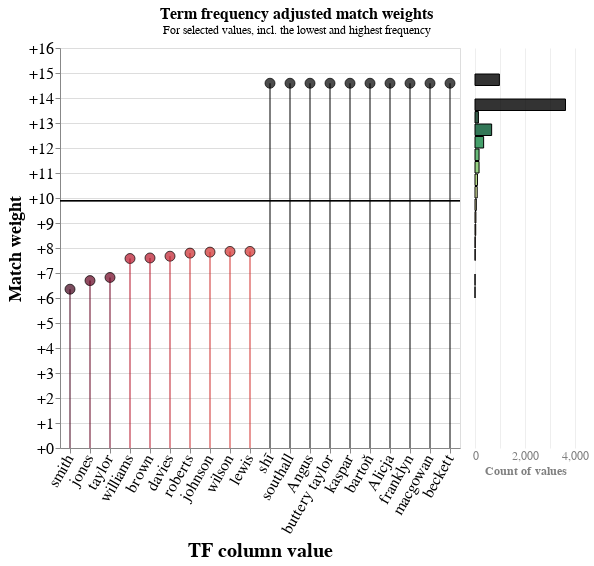

Notebook code for this chart:
### Code cell
linker.tf_adjustment_chart("syn_g1_surname")

### Figure 1 — Vega-Lite specification as saved in the notebook (floating-point values rounded to 4 significant figures)
{"config": {"view": {"continuousWidth": 300, "continuousHeight": 300}, "params": [{"name": "gamma_sel", "bind": {"input": "select", "options": [2, 1], "labels": ["Exact match (TF col: syn_g1_surname)", "Jaro_winkler_similarity 0.8 (TF col: syn_g1_surname)"], "name": "Gamma level:"}, "value": 2}]}, "hconcat": [{"layer": [{"mark": {"type": "point", "filled": true, "size": 100, "stroke": "black", "strokeWidth": 1}, "encoding": {"color": {"field": "log2_bf_tf", "scale": {"domain": [-2.5, 2.5], "scheme": "redyellowgreen"}, "title": "TF adjustment weight", "type": "quantitative"}, "tooltip": [{"field": "value", "title": "Value", "type": "nominal"}, {"field": "log2_bf", "format": "+.3", "title": "Match weight", "type": "quantitative"}, {"field": "log2_bf_tf", "format": "+.3", "title": "TF adjusted match weight", "type": "quantitative"}, {"field": "log2_bf_final", "format": "+.3", "title": "Final match weight", "type": "quantitative"}], "x": {"axis": {"labelAngle": -60, "labelFontSize": 16, "titleFontSize": 20}, "field": "value", "sort": {"field": "log2_bf_final", "order": "ascending"}, "title": "TF column value", "type": "nominal"}, "y": {"axis": {"format": "+", "labelFontSize": 16, "titleFontSize": 18, "values": [-5, -4, -3, -2, -1, 0, 1, 2, 3, 4, 5, 6, 7, 8, 9, 10, 11, 12, 13, 14, 15, 16, 17, 18, 19, 20]}, "field": "log2_bf_final", "title": "Match weight", "type": "quantitative"}}}, {"mark": "rule", "encoding": {"y": {"field": "log2_bf", "type": "quantitative"}}, "transform": [{"filter": "datum.gamma == gamma_sel"}]}, {"mark": {"type": "rule", "opacity": 0.5, "strokeWidth": 2}, "encoding": {"color": {"field": "log2_bf_tf", "legend": null, "scale": {"domain": [-2.5, 2.5], "scheme": "redyellowgreen"}, "title": "TF adjustment weight", "type": "quantitative"}, "x": {"field": "value", "sort": {"field": "log2_bf_final", "order": "ascending"}, "title": "TF column value", "type": "nominal"}, "y": {"field": "log2_bf_final", "type": "quantitative"}, "y2": {"type": "quantitative"}}, "transform": [{"filter": "datum.gamma == gamma_sel"}]}], "data": {"name": "data"}, "height": 400, "transform": [{"filter": "datum.gamma == gamma_sel"}], "width": {"step": 20}}, {"mark": {"type": "bar", "fillOpacity": 0.8, "filled": true, "stroke": "black", "strokeWidth": 1}, "data": {"name": "hist"}, "encoding": {"color": {"field": "log2_bf_tf", "legend": null, "scale": {"domain": [-2.5, 2.5], "scheme": "redyellowgreen"}, "title": "TF adjustment weight", "type": "quantitative"}, "tooltip": [{"field": "log2_bf_desc", "title": "Match weight"}, {"field": "count", "title": "Number of values"}], "x": {"axis": {"domain": false, "gridOpacity": 0.5, "labelAlign": "center", "labelFontSize": 12, "labelOpacity": 0.5, "labelOverlap": true, "ticks": false, "title": "Count of values", "titleFontSize": 12, "titleOpacity": 0.5}, "field": "count", "type": "quantitative"}, "y": {"axis": null, "bin": {"step": 0.5}, "field": "log2_bf_final", "type": "quantitative"}}, "transform": [{"filter": {"or": ["datum.gamma == gamma_sel", {"field": "gamma", "valid": false}]}}], "view": {"stroke": "transparent"}, "width": 100}], "datasets": {"data": [{"value": "shī", "tf": 3.765e-05, "label_for_charts": "Exact match", "u_probability": 0.0009734, "tf_col": "syn_g1_surname", "tf_adjustment_weight": 1.0, "log2_bf": 9.898, "gamma": 2, "log2_bf_tf": 4.692, "log2_bf_final": 14.59, "most_freq_rank": 6391, "least_freq_rank": 0}, {"value": "shī", "tf": 3.765e-05, "label_for_charts": "Jaro_winkler_similarity 0.8", "u_probability": 0.003937, "tf_col": "syn_g1_surname", "tf_adjustment_weight": 0.5, "log2_bf": -1.901, "gamma": 1, "log2_bf_tf": 3.354, "log2_bf_final": 1.453, "most_freq_rank": 6391, "least_freq_rank": 0}, {"value": "southall", "tf": 3.765e-05, "label_for_charts": "Jaro_winkler_similarity 0.8", "u_probability": 0.003937, "tf_col": "syn_g1_surname", "tf_adjustment_weight": 0.5, "log2_bf": -1.901, "gamma": 1, "log2_bf_tf": 3.354, "log2_bf_final": 1.453, "most_freq_rank": 6390, "least_freq_rank": 1}, {"value": "southall", "tf": 3.765e-05, "label_for_charts": "Exact match", "u_probability": 0.0009734, "tf_col": "syn_g1_surname", "tf_adjustment_weight": 1.0, "log2_bf": 9.898, "gamma": 2, "log2_bf_tf": 4.692, "log2_bf_final": 14.59, "most_freq_rank": 6390, "least_freq_rank": 1}, {"value": "Angus", "tf": 3.765e-05, "label_for_charts": "Exact match", "u_probability": 0.0009734, "tf_col": "syn_g1_surname", "tf_adjustment_weight": 1.0, "log2_bf": 9.898, "gamma": 2, "log2_bf_tf": 4.692, "log2_bf_final": 14.59, "most_freq_rank": 6389, "least_freq_rank": 2}, {"value": "Angus", "tf": 3.765e-05, "label_for_charts": "Jaro_winkler_similarity 0.8", "u_probability": 0.003937, "tf_col": "syn_g1_surname", "tf_adjustment_weight": 0.5, "log2_bf": -1.901, "gamma": 1, "log2_bf_tf": 3.354, "log2_bf_final": 1.453, "most_freq_rank": 6389, "least_freq_rank": 2}, {"value": "buttery taylor", "tf": 3.765e-05, "label_for_charts": "Jaro_winkler_similarity 0.8", "u_probability": 0.003937, "tf_col": "syn_g1_surname", "tf_adjustment_weight": 0.5, "log2_bf": -1.901, "gamma": 1, "log2_bf_tf": 3.354, "log2_bf_final": 1.453, "most_freq_rank": 6388, "least_freq_rank": 3}, {"value": "buttery taylor", "tf": 3.765e-05, "label_for_charts": "Exact match", "u_probability": 0.0009734, "tf_col": "syn_g1_surname", "tf_adjustment_weight": 1.0, "log2_bf": 9.898, "gamma": 2, "log2_bf_tf": 4.692, "log2_bf_final": 14.59, "most_freq_rank": 6388, "least_freq_rank": 3}, {"value": "kaspar", "tf": 3.765e-05, "label_for_charts": "Jaro_winkler_similarity 0.8", "u_probability": 0.003937, "tf_col": "syn_g1_surname", "tf_adjustment_weight": 0.5, "log2_bf": -1.901, "gamma": 1, "log2_bf_tf": 3.354, "log2_bf_final": 1.453, "most_freq_rank": 6387, "least_freq_rank": 4}, {"value": "kaspar", "tf": 3.765e-05, "label_for_charts": "Exact match", "u_probability": 0.0009734, "tf_col": "syn_g1_surname", "tf_adjustment_weight": 1.0, "log2_bf": 9.898, "gamma": 2, "log2_bf_tf": 4.692, "log2_bf_final": 14.59, "most_freq_rank": 6387, "least_freq_rank": 4}, {"value": "bartoň", "tf": 3.765e-05, "label_for_charts": "Jaro_winkler_similarity 0.8", "u_probability": 0.003937, "tf_col": "syn_g1_surname", "tf_adjustment_weight": 0.5, "log2_bf": -1.901, "gamma": 1, "log2_bf_tf": 3.354, "log2_bf_final": 1.453, "most_freq_rank": 6386, "least_freq_rank": 5}, {"value": "bartoň", "tf": 3.765e-05, "label_for_charts": "Exact match", "u_probability": 0.0009734, "tf_col": "syn_g1_surname", "tf_adjustment_weight": 1.0, "log2_bf": 9.898, "gamma": 2, "log2_bf_tf": 4.692, "log2_bf_final": 14.59, "most_freq_rank": 6386, "least_freq_rank": 5}, {"value": "Alicja", "tf": 3.765e-05, "label_for_charts": "Exact match", "u_probability": 0.0009734, "tf_col": "syn_g1_surname", "tf_adjustment_weight": 1.0, "log2_bf": 9.898, "gamma": 2, "log2_bf_tf": 4.692, "log2_bf_final": 14.59, "most_freq_rank": 6385, "least_freq_rank": 6}, {"value": "Alicja", "tf": 3.765e-05, "label_for_charts": "Jaro_winkler_similarity 0.8", "u_probability": 0.003937, "tf_col": "syn_g1_surname", "tf_adjustment_weight": 0.5, "log2_bf": -1.901, "gamma": 1, "log2_bf_tf": 3.354, "log2_bf_final": 1.453, "most_freq_rank": 6385, "least_freq_rank": 6}, {"value": "franklyn", "tf": 3.765e-05, "label_for_charts": "Jaro_winkler_similarity 0.8", "u_probability": 0.003937, "tf_col": "syn_g1_surname", "tf_adjustment_weight": 0.5, "log2_bf": -1.901, "gamma": 1, "log2_bf_tf": 3.354, "log2_bf_final": 1.453, "most_freq_rank": 6384, "least_freq_rank": 7}, {"value": "franklyn", "tf": 3.765e-05, "label_for_charts": "Exact match", "u_probability": 0.0009734, "tf_col": "syn_g1_surname", "tf_adjustment_weight": 1.0, "log2_bf": 9.898, "gamma": 2, "log2_bf_tf": 4.692, "log2_bf_final": 14.59, "most_freq_rank": 6384, "least_freq_rank": 7}, {"value": "macgowan", "tf": 3.765e-05, "label_for_charts": "Exact match", "u_probability": 0.0009734, "tf_col": "syn_g1_surname", "tf_adjustment_weight": 1.0, "log2_bf": 9.898, "gamma": 2, "log2_bf_tf": 4.692, "log2_bf_final": 14.59, "most_freq_rank": 6383, "least_freq_rank": 8}, {"value": "macgowan", "tf": 3.765e-05, "label_for_charts": "Jaro_winkler_similarity 0.8", "u_probability": 0.003937, "tf_col": "syn_g1_surname", "tf_adjustment_weight": 0.5, "log2_bf": -1.901, "gamma": 1, "log2_bf_tf": 3.354, "log2_bf_final": 1.453, "most_freq_rank": 6383, "least_freq_rank": 8}, {"value": "beckett", "tf": 3.765e-05, "label_for_charts": "Exact match", "u_probability": 0.0009734, "tf_col": "syn_g1_surname", "tf_adjustment_weight": 1.0, "log2_bf": 9.898, "gamma": 2, "log2_bf_tf": 4.692, "log2_bf_final": 14.59, "most_freq_rank": 6382, "least_freq_rank": 9}, {"value": "beckett", "tf": 3.765e-05, "label_for_charts": "Jaro_winkler_similarity 0.8", "u_probability": 0.003937, "tf_col": "syn_g1_surname", "tf_adjustment_weight": 0.5, "log2_bf": -1.901, "gamma": 1, "log2_bf_tf": 3.354, "log2_bf_final": 1.453, "most_freq_rank": 6382, "least_freq_rank": 9}, {"value": "wilson", "tf": 0.003991, "label_for_charts": "Exact match", "u_probability": 0.0009734, "tf_col": "syn_g1_surname", "tf_adjustment_weight": 1.0, "log2_bf": 9.898, "gamma": 2, "log2_bf_tf": -2.036, "log2_bf_final": 7.862, "most_freq_rank": 9, "least_freq_rank": 6382}, {"value": "wilson", "tf": 0.003991, "label_for_charts": "Jaro_winkler_similarity 0.8", "u_probability": 0.003937, "tf_col": "syn_g1_surname", "tf_adjustment_weight": 0.5, "log2_bf": -1.901, "gamma": 1, "log2_bf_tf": -0.009741, "log2_bf_final": -1.911, "most_freq_rank": 9, "least_freq_rank": 6382}, {"value": "lewis", "tf": 0.003991, "label_for_charts": "Exact match", "u_probability": 0.0009734, "tf_col": "syn_g1_surname", "tf_adjustment_weight": 1.0, "log2_bf": 9.898, "gamma": 2, "log2_bf_tf": -2.036, "log2_bf_final": 7.862, "most_freq_rank": 8, "least_freq_rank": 6383}, {"value": "lewis", "tf": 0.003991, "label_for_charts": "Jaro_winkler_similarity 0.8", "u_probability": 0.003937, "tf_col": "syn_g1_surname", "tf_adjustment_weight": 0.5, "log2_bf": -1.901, "gamma": 1, "log2_bf_tf": -0.009741, "log2_bf_final": -1.911, "most_freq_rank": 8, "least_freq_rank": 6383}, {"value": "johnson", "tf": 0.004066, "label_for_charts": "Exact match", "u_probability": 0.0009734, "tf_col": "syn_g1_surname", "tf_adjustment_weight": 1.0, "log2_bf": 9.898, "gamma": 2, "log2_bf_tf": -2.063, "log2_bf_final": 7.835, "most_freq_rank": 7, "least_freq_rank": 6384}, {"value": "johnson", "tf": 0.004066, "label_for_charts": "Jaro_winkler_similarity 0.8", "u_probability": 0.003937, "tf_col": "syn_g1_surname", "tf_adjustment_weight": 0.5, "log2_bf": -1.901, "gamma": 1, "log2_bf_tf": -0.02322, "log2_bf_final": -1.924, "most_freq_rank": 7, "least_freq_rank": 6384}, {"value": "roberts", "tf": 0.004179, "label_for_charts": "Exact match", "u_probability": 0.0009734, "tf_col": "syn_g1_surname", "tf_adjustment_weight": 1.0, "log2_bf": 9.898, "gamma": 2, "log2_bf_tf": -2.102, "log2_bf_final": 7.796, "most_freq_rank": 6, "least_freq_rank": 6385}, {"value": "roberts", "tf": 0.004179, "label_for_charts": "Jaro_winkler_similarity 0.8", "u_probability": 0.003937, "tf_col": "syn_g1_surname", "tf_adjustment_weight": 0.5, "log2_bf": -1.901, "gamma": 1, "log2_bf_tf": -0.04299, "log2_bf_final": -1.944, "most_freq_rank": 6, "least_freq_rank": 6385}, {"value": "davies", "tf": 0.004555, "label_for_charts": "Jaro_winkler_similarity 0.8", "u_probability": 0.003937, "tf_col": "syn_g1_surname", "tf_adjustment_weight": 0.5, "log2_bf": -1.901, "gamma": 1, "log2_bf_tf": -0.1052, "log2_bf_final": -2.006, "most_freq_rank": 5, "least_freq_rank": 6386}, {"value": "davies", "tf": 0.004555, "label_for_charts": "Exact match", "u_probability": 0.0009734, "tf_col": "syn_g1_surname", "tf_adjustment_weight": 1.0, "log2_bf": 9.898, "gamma": 2, "log2_bf_tf": -2.226, "log2_bf_final": 7.671, "most_freq_rank": 5, "least_freq_rank": 6386}, {"value": "brown", "tf": 0.004781, "label_for_charts": "Jaro_winkler_similarity 0.8", "u_probability": 0.003937, "tf_col": "syn_g1_surname", "tf_adjustment_weight": 0.5, "log2_bf": -1.901, "gamma": 1, "log2_bf_tf": -0.1401, "log2_bf_final": -2.041, "most_freq_rank": 4, "least_freq_rank": 6387}, {"value": "brown", "tf": 0.004781, "label_for_charts": "Exact match", "u_probability": 0.0009734, "tf_col": "syn_g1_surname", "tf_adjustment_weight": 1.0, "log2_bf": 9.898, "gamma": 2, "log2_bf_tf": -2.296, "log2_bf_final": 7.601, "most_freq_rank": 4, "least_freq_rank": 6387}, {"value": "williams", "tf": 0.004857, "label_for_charts": "Exact match", "u_probability": 0.0009734, "tf_col": "syn_g1_surname", "tf_adjustment_weight": 1.0, "log2_bf": 9.898, "gamma": 2, "log2_bf_tf": -2.319, "log2_bf_final": 7.579, "most_freq_rank": 3, "least_freq_rank": 6388}, {"value": "williams", "tf": 0.004857, "label_for_charts": "Jaro_winkler_similarity 0.8", "u_probability": 0.003937, "tf_col": "syn_g1_surname", "tf_adjustment_weight": 0.5, "log2_bf": -1.901, "gamma": 1, "log2_bf_tf": -0.1514, "log2_bf_final": -2.052, "most_freq_rank": 3, "least_freq_rank": 6388}, {"value": "taylor", "tf": 0.008207, "label_for_charts": "Exact match", "u_probability": 0.0009734, "tf_col": "syn_g1_surname", "tf_adjustment_weight": 1.0, "log2_bf": 9.898, "gamma": 2, "log2_bf_tf": -3.076, "log2_bf_final": 6.822, "most_freq_rank": 2, "least_freq_rank": 6389}, {"value": "taylor", "tf": 0.008207, "label_for_charts": "Jaro_winkler_similarity 0.8", "u_probability": 0.003937, "tf_col": "syn_g1_surname", "tf_adjustment_weight": 0.5, "log2_bf": -1.901, "gamma": 1, "log2_bf_tf": -0.5299, "log2_bf_final": -2.431, "most_freq_rank": 2, "least_freq_rank": 6389}, {"value": "jones", "tf": 0.00896, "label_for_charts": "Exact match", "u_probability": 0.0009734, "tf_col": "syn_g1_surname", "tf_adjustment_weight": 1.0, "log2_bf": 9.898, "gamma": 2, "log2_bf_tf": -3.202, "log2_bf_final": 6.695, "most_freq_rank": 1, "least_freq_rank": 6390}, {"value": "jones", "tf": 0.00896, "label_for_charts": "Jaro_winkler_similarity 0.8", "u_probability": 0.003937, "tf_col": "syn_g1_surname", "tf_adjustment_weight": 0.5, "log2_bf": -1.901, "gamma": 1, "log2_bf_tf": -0.5932, "log2_bf_final": -2.494, "most_freq_rank": 1, "least_freq_rank": 6390}, {"value": "smith", "tf": 0.01137, "label_for_charts": "Jaro_winkler_similarity 0.8", "u_probability": 0.003937, "tf_col": "syn_g1_surname", "tf_adjustment_weight": 0.5, "log2_bf": -1.901, "gamma": 1, "log2_bf_tf": -0.765, "log2_bf_final": -2.666, "most_freq_rank": 0, "least_freq_rank": 6391}, {"value": "smith", "tf": 0.01137, "label_for_charts": "Exact match", "u_probability": 0.0009734, "tf_col": "syn_g1_surname", "tf_adjustment_weight": 1.0, "log2_bf": 9.898, "gamma": 2, "log2_bf_tf": -3.546, "log2_bf_final": 6.352, "most_freq_rank": 0, "least_freq_rank": 6391}], "hist": [{"gamma": 1, "log2_bf": -1.901, "count": 1, "log2_bf_tf": -0.765, "bin_start": -3.0, "bin_end": -2.5, "log2_bf_final": -2.75, "log2_bf_desc": "-3.0--2.5"}, {"gamma": 1, "log2_bf": -1.901, "count": 5, "log2_bf_tf": -0.304, "bin_start": -2.5, "bin_end": -2.0, "log2_bf_final": -2.25, "log2_bf_desc": "-2.5--2.0"}, {"gamma": 1, "log2_bf": -1.901, "count": 21, "log2_bf_tf": 0.189, "bin_start": -2.0, "bin_end": -1.5, "log2_bf_final": -1.75, "log2_bf_desc": "-2.0--1.5"}, {"gamma": 1, "log2_bf": -1.901, "count": 84, "log2_bf_tf": 0.6751, "bin_start": -1.5, "bin_end": -1.0, "log2_bf_final": -1.25, "log2_bf_desc": "-1.5--1.0"}, {"gamma": 1, "log2_bf": -1.901, "count": 155, "log2_bf_tf": 1.195, "bin_start": -1.0, "bin_end": -0.5, "log2_bf_final": -0.75, "log2_bf_desc": "-1.0--0.5"}, {"gamma": 1, "log2_bf": -1.901, "count": 331, "log2_bf_tf": 1.692, "bin_start": -0.5, "bin_end": 0.0, "log2_bf_final": -0.25, "log2_bf_desc": "-0.5-0.0"}, {"gamma": 1, "log2_bf": -1.901, "count": 1062, "log2_bf_tf": 2.249, "bin_start": 0.0, "bin_end": 0.5, "log2_bf_final": 0.25, "log2_bf_desc": "0.0-0.5"}, {"gamma": 1, "log2_bf": -1.901, "count": 3757, "log2_bf_tf": 2.844, "bin_start": 0.5, "bin_end": 1.0, "log2_bf_final": 0.75, "log2_bf_desc": "0.5-1.0"}, {"gamma": 1, "log2_bf": -1.901, "count": 976, "log2_bf_tf": 3.354, "bin_start": 1.0, "bin_end": 1.5, "log2_bf_final": 1.25, "log2_bf_desc": "1.0-1.5"}, {"gamma": 2, "log2_bf": 9.898, "count": 1, "log2_bf_tf": -3.546, "bin_start": 6.0, "bin_end": 6.5, "log2_bf_final": 6.25, "log2_bf_desc": "6.0-6.5"}, {"gamma": 2, "log2_bf": 9.898, "count": 2, "log2_bf_tf": -3.139, "bin_start": 6.5, "bin_end": 7.0, "log2_bf_final": 6.75, "log2_bf_desc": "6.5-7.0"}, {"gamma": 2, "log2_bf": 9.898, "count": 8, "log2_bf_tf": -2.134, "bin_start": 7.5, "bin_end": 8.0, "log2_bf_final": 7.75, "log2_bf_desc": "7.5-8.0"}, {"gamma": 2, "log2_bf": 9.898, "count": 9, "log2_bf_tf": -1.662, "bin_start": 8.0, "bin_end": 8.5, "log2_bf_final": 8.25, "log2_bf_desc": "8.0-8.5"}, {"gamma": 2, "log2_bf": 9.898, "count": 29, "log2_bf_tf": -1.123, "bin_start": 8.5, "bin_end": 9.0, "log2_bf_final": 8.75, "log2_bf_desc": "8.5-9.0"}, {"gamma": 2, "log2_bf": 9.898, "count": 36, "log2_bf_tf": -0.6838, "bin_start": 9.0, "bin_end": 9.5, "log2_bf_final": 9.25, "log2_bf_desc": "9.0-9.5"}, {"gamma": 2, "log2_bf": 9.898, "count": 53, "log2_bf_tf": -0.1791, "bin_start": 9.5, "bin_end": 10.0, "log2_bf_final": 9.75, "log2_bf_desc": "9.5-10.0"}, {"gamma": 2, "log2_bf": 9.898, "count": 88, "log2_bf_tf": 0.3543, "bin_start": 10.0, "bin_end": 10.5, "log2_bf_final": 10.25, "log2_bf_desc": "10.0-10.5"}, {"gamma": 2, "log2_bf": 9.898, "count": 98, "log2_bf_tf": 0.8319, "bin_start": 10.5, "bin_end": 11.0, "log2_bf_final": 10.75, "log2_bf_desc": "10.5-11.0"}, {"gamma": 2, "log2_bf": 9.898, "count": 162, "log2_bf_tf": 1.307, "bin_start": 11.0, "bin_end": 11.5, "log2_bf_final": 11.25, "log2_bf_desc": "11.0-11.5"}, {"gamma": 2, "log2_bf": 9.898, "count": 162, "log2_bf_tf": 1.753, "bin_start": 11.5, "bin_end": 12.0, "log2_bf_final": 11.75, "log2_bf_desc": "11.5-12.0"}, {"gamma": 2, "log2_bf": 9.898, "count": 345, "log2_bf_tf": 2.163, "bin_start": 12.0, "bin_end": 12.5, "log2_bf_final": 12.25, "log2_bf_desc": "12.0-12.5"}, {"gamma": 2, "log2_bf": 9.898, "count": 666, "log2_bf_tf": 2.692, "bin_start": 12.5, "bin_end": 13.0, "log2_bf_final": 12.75, "log2_bf_desc": "12.5-13.0"}, {"gamma": 2, "log2_bf": 9.898, "count": 137, "log2_bf_tf": 3.107, "bin_start": 13.0, "bin_end": 13.5, "log2_bf_final": 13.25, "log2_bf_desc": "13.0-13.5"}, {"gamma": 2, "log2_bf": 9.898, "count": 3620, "log2_bf_tf": 3.692, "bin_start": 13.5, "bin_end": 14.0, "log2_bf_final": 13.75, "log2_bf_desc": "13.5-14.0"}, {"gamma": 2, "log2_bf": 9.898, "count": 976, "log2_bf_tf": 4.692, "bin_start": 14.5, "bin_end": 15.0, "log2_bf_final": 14.75, "log2_bf_desc": "14.5-15.0"}]}, "resolve": {"scale": {"color": "shared", "y": "shared"}}, "spacing": 10, "title": {"text": "Term frequency adjusted match weights", "anchor": "middle", "fontSize": 16, "subtitle": "For selected values, incl. the lowest and highest frequency"}, "$schema": "https://vega.github.io/schema/vega-lite/v5.9.3.json"}
